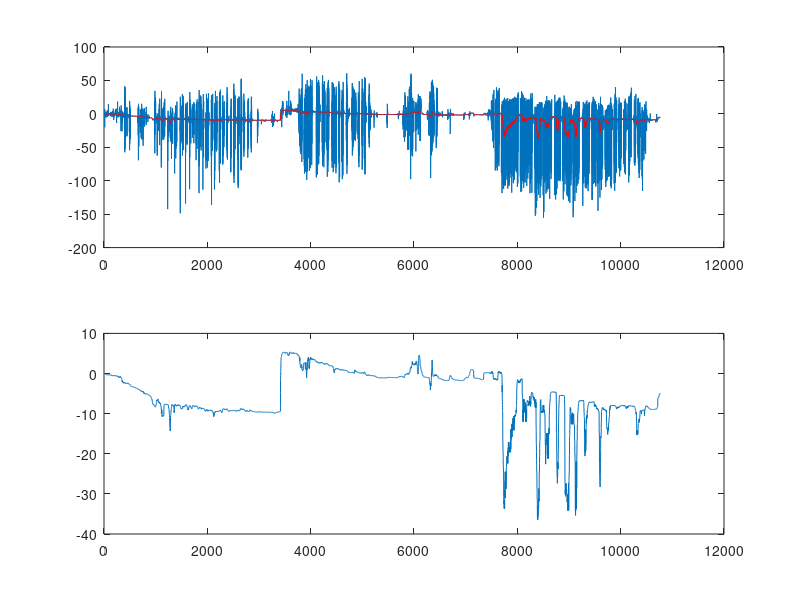
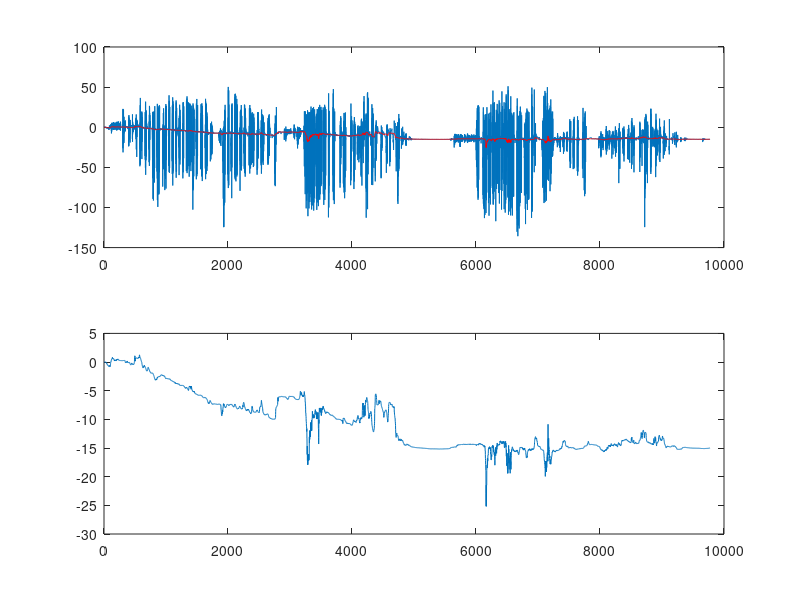
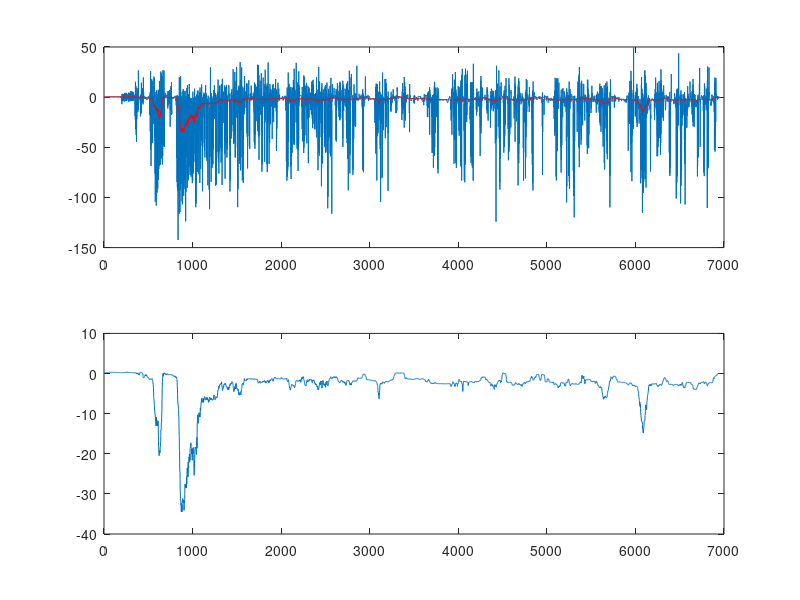
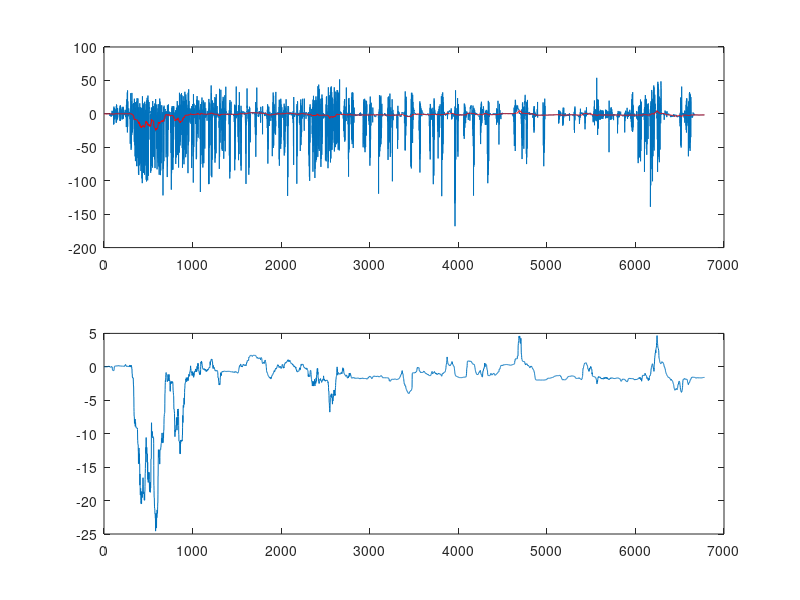

These figures' MATLAB source, in order:
load signals_samples.mat
clf

for k=1:10

    figure(k)
    clf
    subplot(211)
    plot(signals_samples{k})
    hold on
    plot(medfilt1(signals_samples{k},100),'r')
    subplot(212)
    plot(medfilt1(signals_samples{k},100))

end
